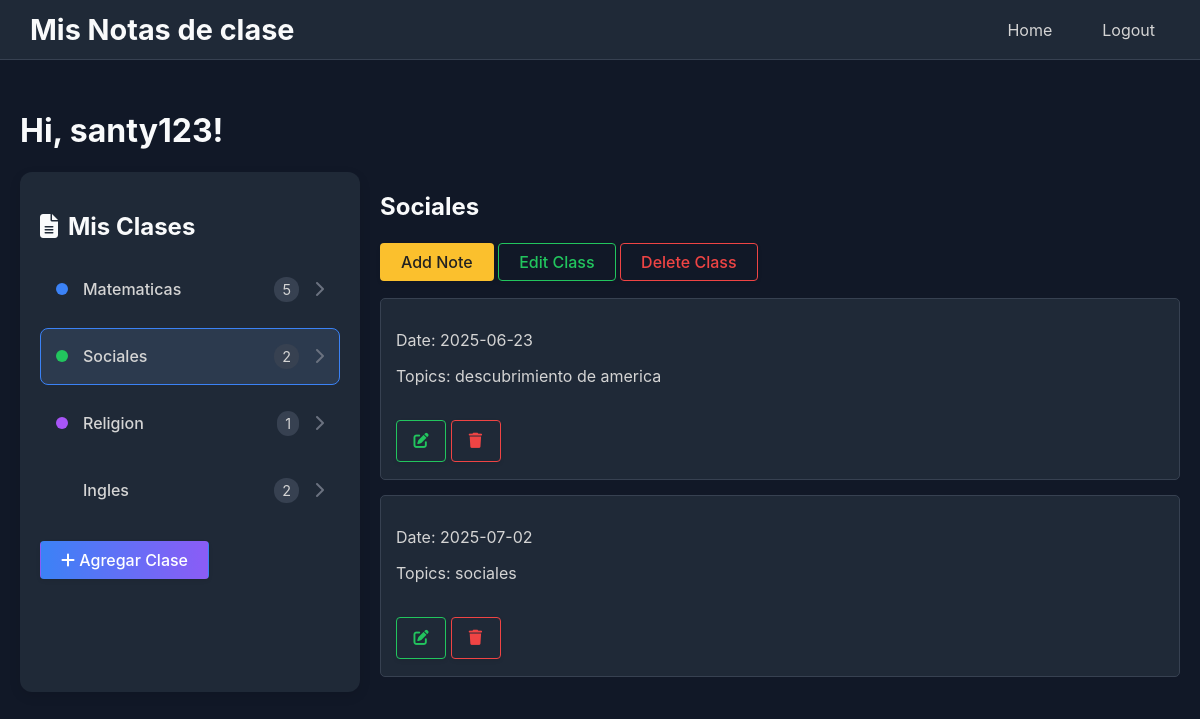
/index/2 (signed in), run on the app's committed database.
### app/models.py (models this page shows, shortened)
class User(UserMixin, db.Model):
    id = db.Column(db.Integer, primary_key=True)
    username = db.Column(db.String(64), index=True, unique=True)
    email = db.Column(db.String(120), index=True, unique=True)
    password_hash = db.Column(db.String(128))
    classes = db.relationship('Class', backref='author', lazy='dynamic')

class Class(db.Model):
    id = db.Column(db.Integer, primary_key=True)
    name = db.Column(db.String(140))
    user_id = db.Column(db.Integer, db.ForeignKey('user.id'))
    notes = db.relationship('Note', backref='cl', lazy='dynamic', cascade="all, delete-orphan")

class Note(db.Model):
    id = db.Column(db.Integer, primary_key=True)
    date = db.Column(db.String(140))
    topics = db.Column(db.String(140))
    class_id = db.Column(db.Integer, db.ForeignKey('class.id'))
    images = db.relationship('NoteImage', backref='note', lazy='dynamic', cascade="all, delete-orphan")

### app/routes.py (the view)
@app.route('/')
@app.route('/index')
@app.route('/index/<int:class_id>')
@login_required
def index(class_id=None):
    classes = Class.query.filter_by(user_id=current_user.id).all()
    if class_id is None and classes:
        selected_class = classes[0]
    else:
        selected_class = Class.query.get(class_id)
    notes = []
    if selected_class:
        notes = Note.query.filter_by(class_id=selected_class.id).all()
    return render_template('index.html', title='Home', classes=classes, notes=notes, selected_class=selected_class)

### app/models.py (called while the page is built)
@login.user_loader
def load_user(id):
    return User.query.get(int(id))

### app/templates/index.html (shortened to what this page needs)
{% extends "base.html" %}
{% block content %}
    <h1>Hi, {{ current_user.username }}!</h1>
    <div class="container">
        <div class="classes-menu">
            <h2><i class="fa-solid fa-file-lines"></i> Mis Clases</h2>
            <ul class="class-list">
                {% for class in classes %}
                <li class="class-item {% if selected_class and class.id == selected_class.id %}active{% endif %}">
                    <a href="{{ url_for('index', class_id=class.id) }}">
                        <span class="class-color-dot"></span>
                        <span class="class-name">{{ class.name }}</span>
                        <span class="note-count">{{ class.notes.count() }}</span>
                        <i class="fa-solid fa-chevron-right"></i>
                    </a>
                </li>
                {% endfor %}
            </ul>
            <a href="{{ url_for('add_class') }}" class="btn-action btn-add-class">
                <i class="fa-solid fa-plus"></i> Agregar Clase
            </a>
        </div>
        <div class="day-notes">
            {% if selected_class %}
                <h2>{{ selected_class.name }}</h2>
                <a href="{{ url_for('add_note', class_id=selected_class.id) }}" class="btn-action btn-note">Add Note</a>
                <a href="{{ url_for('edit_class', id=selected_class.id) }}" class="btn-action btn-edit">Edit Class</a>
                <a href="{{ url_for('delete_class', id=selected_class.id) }}" class="btn-action btn-delete">Delete Class</a>
                {% for note in notes %}
                    <div class="note">
                        <p>Date: {{ note.date }}</p>
                        <p>Topics: {{ note.topics }}</p>
                        <div class="note-actions">
                            <a href="{{ url_for('edit_note', id=note.id) }}" class="btn-action btn-edit btn-icon" title="Edit Note"><i class="fa-solid fa-pen-to-square"></i></a>
                            <a href="{{ url_for('delete_note', id=note.id) }}" class="btn-action btn-delete btn-icon" title="Delete Note"><i class="fa-solid fa-trash"></i></a>
                        </div>
                    </div>
                {% endfor %}
            {% else %}
                <h2>Day Notes</h2>
                <p>No class selected. Select a class to see the notes.</p>
            {% endif %}
        </div>
    </div>
{% endblock %}

### app/static/style.css (style rules this page uses)
body { font-family: -apple-system, BlinkMacSystemFont, "Segoe UI", Roboto, Helvetica, Arial, sans-serif; margin: 0; display: flex; height: 100vh; background-color: #111827; color: #d4d4d4; }
.container { display: flex; gap: 20px; }
.classes-menu { width: 300px; background-color: #1F2937; padding: 20px; border-radius: 12px; box-shadow: 0 4px 12px rgba(0, 0, 0, 0.1); }
.classes-menu h2 { display: flex; align-items: center; gap: 10px; font-size: 1.5em; margin-bottom: 20px; }
.class-list { list-style: none; padding: 0; margin: 0; margin-bottom: 20px; }
.class-item { display: flex; align-items: center; padding: 15px; border-radius: 8px; margin-bottom: 10px; cursor: pointer; transition: background-color 0.2s; border: 1px solid transparent; }
.class-item.active { background-color: #2c3a4e; border-color: #3b82f6; }
.class-color-dot { width: 12px; height: 12px; border-radius: 50%; margin-right: 15px; }
.class-item:nth-child(1) .class-color-dot { background-color: #3b82f6; }
.class-item:nth-child(2) .class-color-dot { background-color: #22c55e; }
.class-item:nth-child(3) .class-color-dot { background-color: #a855f7; }
.class-name { flex-grow: 1; font-weight: 500; }
.note-count { background-color: #374151; padding: 4px 8px; border-radius: 12px; font-size: 0.9em; margin-right: 15px; }
.class-item i { color: #6b7280; }
.btn-add-class { display: flex; align-items: center; justify-content: center; padding: 15px; border-radius: 8px; background: linear-gradient(to right, #3b82f6, #8b5cf6); color: white; font-size: 1.1em; font-weight: 500; text-decoration: none; gap: 10px; }
.day-notes { flex-grow: 1; }
.note { background-color: #1F2937; border: 1px solid #374151; padding: 15px; margin-bottom: 15px; margin-top: 15px; border-radius: 5px; }
.note-actions { margin-top: 16px; }
h1, h2, h3 { color: #F9FAFB; }
a { color: #38bdf8; }
.btn-action { display: inline-block; font-family: inherit; font-size: 1em; font-weight: 500; padding: 8px 20px; border: 1px solid transparent; border-radius: 4px; box-shadow: 0 2px 4px rgba(0,0,0,0.08); cursor: pointer; transition: background 0.2s, box-shadow 0.2s, color 0.2s; text-decoration: none; margin: 2px 0; }
.btn-edit { background: transparent; color: #22c55e; border-color: #22c55e; }
.btn-delete { background: transparent; color: #ef4444; border-color: #ef4444; }
.btn-note { background: #fbc02d; color: #222; }
.btn-icon { padding: 4px 8px; font-size: 0.95em; min-width: 32px; min-height: 32px; display: inline-flex; align-items: center; justify-content: center; }
.class-item a { text-decoration: none; color: inherit; display: flex; align-items: center; width: 100%; }

### data on the page
User: username "santy123"
Class: name "Matematicas", notes.count "5"
Class: name "Sociales", notes.count "2"
Class: name "Religion", notes.count "1"
Class: name "Ingles", notes.count "2"
Note: date "2025-06-23", topics "descubrimiento de america"
Note: date "2025-07-02", topics "sociales"
